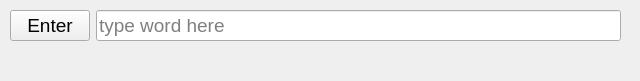
<?xml version="1.0" encoding="UTF-8"?>
<ui version="4.0">
 <class>Form</class>
 <widget class="QWidget" name="Form">
  <property name="geometry">
   <rect>
    <x>0</x>
    <y>0</y>
    <width>640</width>
    <height>81</height>
   </rect>
  </property>
  <property name="windowTitle">
   <string>Handling events</string>
  </property>
  <widget class="QWidget" name="">
   <property name="geometry">
    <rect>
     <x>10</x>
     <y>10</y>
     <width>611</width>
     <height>61</height>
    </rect>
   </property>
   <layout class="QVBoxLayout" name="verticalLayout">
    <item>
     <layout class="QHBoxLayout" name="horizontalLayout">
      <item>
       <widget class="QPushButton" name="btn">
        <property name="font">
         <font>
          <family>Arial</family>
          <pointsize>14</pointsize>
         </font>
        </property>
        <property name="styleSheet">
         <string notr="true">QPushButton (

font: 14pt &quot;Arial&quot;;
rgb(48, 100, 255)

)</string>
        </property>
        <property name="text">
         <string>Enter</string>
        </property>
       </widget>
      </item>
      <item>
       <widget class="QLineEdit" name="lineEdit">
        <property name="font">
         <font>
          <pointsize>14</pointsize>
         </font>
        </property>
        <property name="placeholderText">
         <string>type word here</string>
        </property>
       </widget>
      </item>
     </layout>
    </item>
    <item>
     <widget class="QLabel" name="label">
      <property name="font">
       <font>
        <family>Arial</family>
        <pointsize>14</pointsize>
        <italic>true</italic>
       </font>
      </property>
      <property name="text">
       <string/>
      </property>
     </widget>
    </item>
   </layout>
  </widget>
 </widget>
 <resources/>
 <connections/>
</ui>
